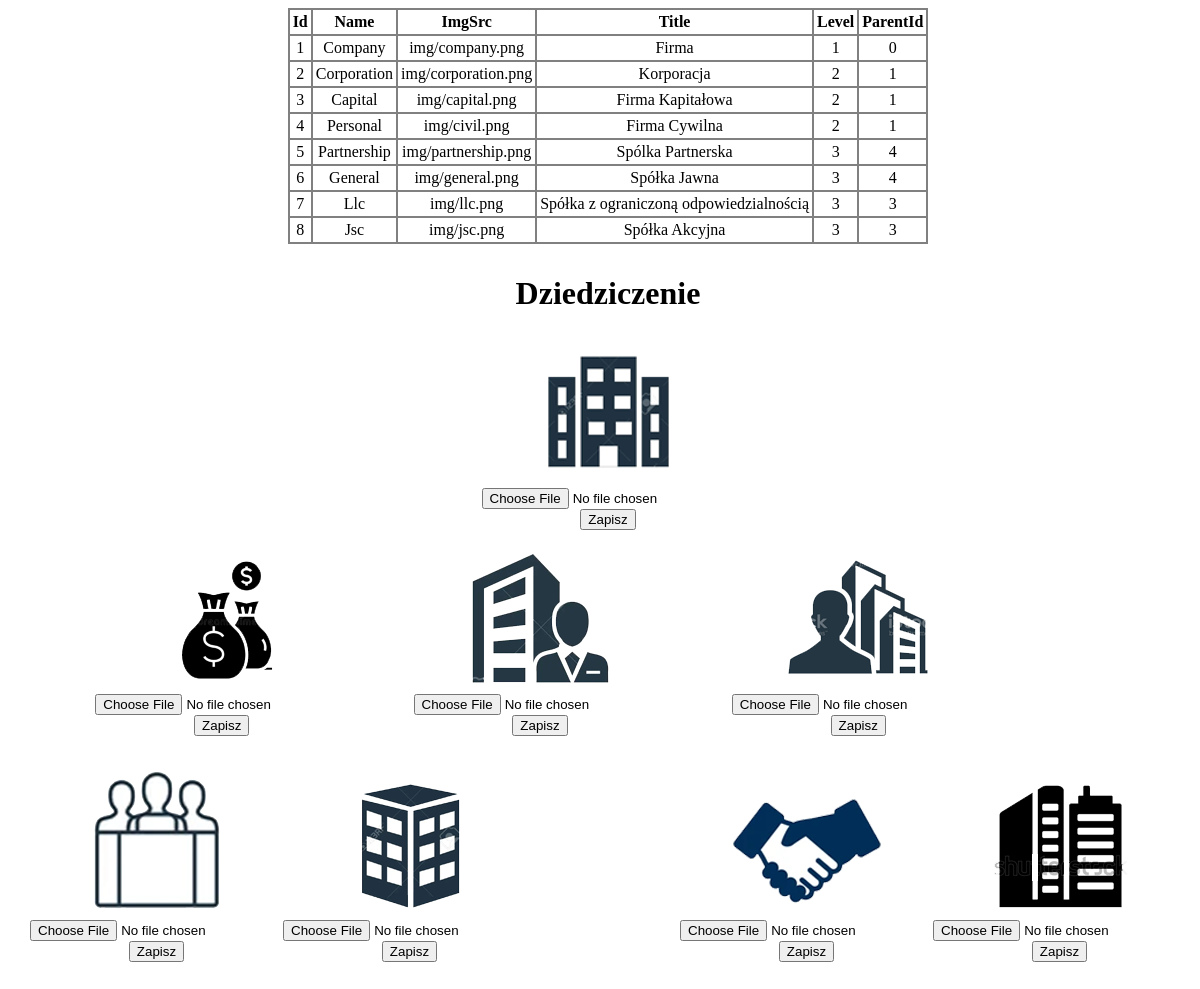
The page / on the database its author committed.
### tables this page shows
CREATE TABLE `classes` (
  `id` int(11) NOT NULL,
  `name` varchar(255) NOT NULL,
  `imgSrc` varchar(255) NOT NULL,
  `title` varchar(255) NOT NULL,
  `level` int(11) NOT NULL,
  `parentId` int(11) NOT NULL
);

### index.php (the view, shortened to what this page needs)
<?php
function EchoForm($fieldid){
    return "<div>
    <form action='upload.php' method='post' enctype='multipart/form-data'>
    <input type='file' name='fileToUpload' id='fileToUpload'><br>
    <input type='hidden' name='field_id' value=$fieldid>
    <input type='submit' value='Zapisz' name='submit'>
    </form></div>";
}
?>
<!DOCTYPE html>
<html lang="en">
<head>
    <link rel="stylesheet" href="style.css">
</head>
<body>
<div id="container">
    <div class="holder">
    <table>
        <tr>
            <th>id</th>
            <th>name</th>
            <th>imgSrc</th>
            <th>title</th>
            <th>level</th>
            <th>parentId</th>
        </tr>
    <?php
    $db = mysqli_connect("localhost","root","","zaliczenie");
    $query = "SELECT * FROM classes";
    $result = mysqli_query($db,$query);
    $counter = 0;;
    $data = [];
    while($row = mysqli_fetch_array($result)){
        echo "<tr><td>$row[0]</td><td>$row[1]</td><td>$row[2]</td><td>$row[3]</td><td>$row[4]</td><td>$row[5]</td></tr>";
        $form = '"'."./forms/$row[1].php".'"';
        $uploadform = EchoForm($row[0]);
        array_push($data,"<div><img src='$row[2]' title='$row[3]' id='$counter' onclick='document.location = $form'>$uploadform</div>");
        $counter++;
    }
    ?>
    </table>
    </div>
    <div class="holder">
        <h1>Dziedziczenie</h1>
        <?php
        echo "<div>";
            echo "<div>";
            echo $data[0];
            echo "</div>";
                echo "<div id='diagram-1'>";
                echo $data[2];
                echo $data[1];
                echo $data[3];
                echo "</div>";
            echo "<div id='diagram-2'>";
                echo "<div id='diagram-3'>";
                echo $data[6];
                echo $data[7];
                echo "</div>";
                echo "<div id='diagram-4'>";
                echo $data[4];
                echo $data[5];
                echo "</div>";
            echo "</div>";
        echo "</div>";
    ?>
    </div>
</div>
</body>
</html>

### style.css (style rules this page uses)
table { border-collapse: collapse; border: 2px gray solid; }
th { text-transform: capitalize; }
tr { border: 2px gray solid; }
td,th { border: 2px gray solid; padding: 3px; }
#container { width: 100vw; display: flex; flex-direction: column; }
.holder { align-self: center; text-align: center; }
#diagram-1 { width: 85vw; display: flex; justify-content: space-evenly; }
#diagram-2 { display: flex; justify-content: space-around; }
#diagram-3 { margin-right: 12vw; display: flex; }
#diagram-4 { display: flex; }
div { margin-bottom: 10px; }

### rows shown on the page
classes: id "1", name "Company", imgSrc "img/company.png", title "Firma", level "1", parentId "0"
classes: id "2", name "Corporation", imgSrc "img/corporation.png", title "Korporacja", level "2", parentId "1"
classes: id "3", name "Capital", imgSrc "img/capital.png", title "Firma Kapitałowa", level "2", parentId "1"
classes: id "4", name "Personal", imgSrc "img/civil.png", title "Firma Cywilna", level "2", parentId "1"
classes: id "5", name "Partnership", imgSrc "img/partnership.png", title "Spólka Partnerska", level "3", parentId "4"
classes: id "6", name "General", imgSrc "img/general.png", title "Spółka Jawna", level "3", parentId "4"
classes: id "7", name "Llc", imgSrc "img/llc.png", title "Spółka z ograniczoną odpowiedzialnością", level "3", parentId "3"
classes: id "8", name "Jsc", imgSrc "img/jsc.png", title "Spółka Akcyjna", level "3", parentId "3"
